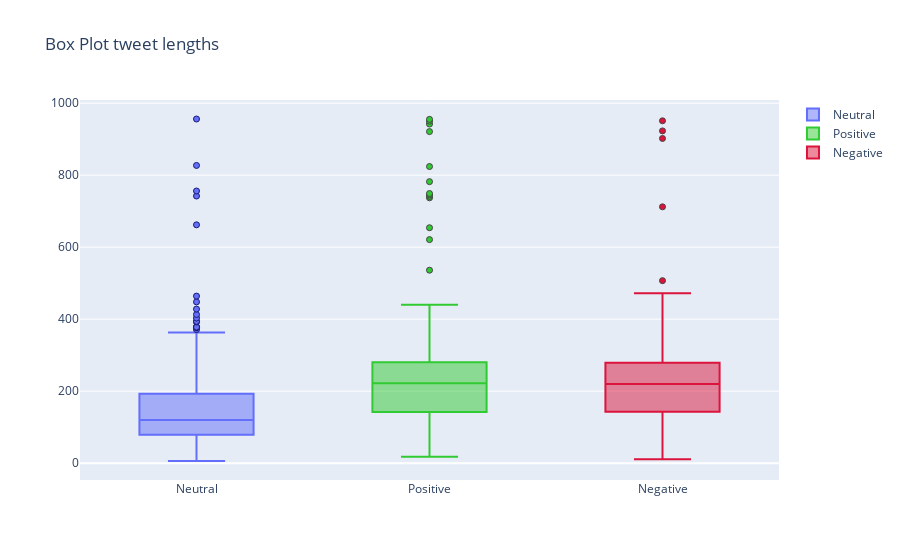

Write notebook code for a chart like this one.
### Code cell
y1 = neutral.Length.values
y2 = positive.Length.values
y3 = negative.Length.values

fig = go.Figure()

fig.add_trace(go.Box(y=y1,
                     name="Neutral",
                     marker_line_width=1,
                     marker_line_color="midnightblue"))

fig.add_trace(go.Box(y=y2,
                     name="Positive",
                     marker_line_width=1,
                     marker_color = 'rgb(50,202,50)'))

fig.add_trace(go.Box(y=y3,
                     name="Negative",
                     marker_line_width=1,
                     marker_color = 'crimson'))

fig.update_layout(title_text="Box Plot tweet lengths")

fig.show()

### Figure 1 — Plotly figure (JSON) as saved in the notebook; plotly's stock layout.template omitted (floating-point values rounded to 4 significant figures; data arrays with more than 128 entries replaced by an {"elided": "..."} marker saying what was removed)
{"data": [{"marker": {"line": {"color": "midnightblue", "width": 1}}, "name": "Neutral", "y": {"elided": "3696 int values"}, "type": "box"}, {"marker": {"color": "rgb(50,202,50)", "line": {"width": 1}}, "name": "Positive", "y": {"elided": "3772 int values"}, "type": "box"}, {"marker": {"color": "crimson", "line": {"width": 1}}, "name": "Negative", "y": {"elided": "2533 int values"}, "type": "box"}], "layout": {"title": {"text": "Box Plot tweet lengths"}}}
